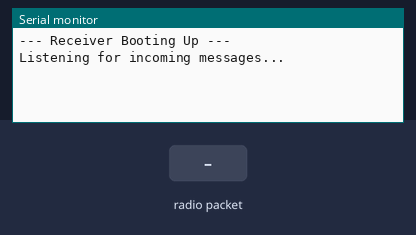
Bench run of a sketch on a simulated Arduino Uno, built with avr-gcc and run on an emulated ATmega328P. On the bench: the last lines printed to the serial monitor. The test bench sets the inputs (shaded band). No radio packets arrive unless stated.

Above: at 1.2 s.
1.3 s: radio packet "1" arrives
At 2.3 s:
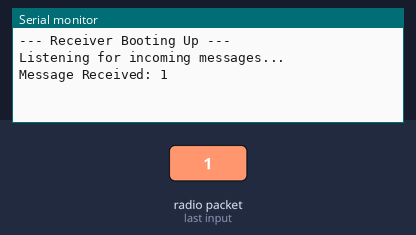
2.8 s: radio packet "0" arrives
At 3.5 s:
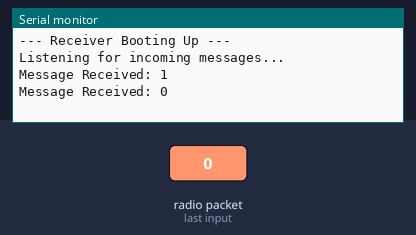
4.3 s: radio packet "2" arrives
At 5.8 s:
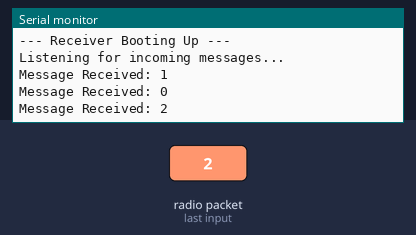

Measured:
- after the input at 1.3 s, the serial monitor: prints a new line at once (image 1)
- after the input at 2.8 s, the serial monitor: prints a new line at once (image 2)
- after the input at 4.3 s, the serial monitor: prints a new line at once (image 3)

The sketch:

autoACKdisabledReceiver.ino
```cpp
#include <SPI.h>
#include <RF24.h>

RF24 radio(7, 8);
const byte address[6] = "00001";

void setup() {
  Serial.begin(9600);
  while (!Serial);

  Serial.println("--- Receiver Booting Up ---");

  if (!radio.begin()) {
    Serial.println("ERROR: Receiver NRF24 hardware is not responding.");
    while (1);
  }

  radio.openReadingPipe(0, address);

  // The Nuclear Option Settings (Must match transmitter):
  radio.setChannel(115);
  radio.setPALevel(RF24_PA_LOW);
  radio.setDataRate(RF24_250KBPS);
  radio.setAutoAck(false);

  radio.startListening();
  Serial.println("Listening for incoming messages...");
}

void loop() {
  if (radio.available()) {
    char text[32] = "";
    radio.read(&text, sizeof(text));

    Serial.print("Message Received: ");
    Serial.println(text);
  }
}
```
